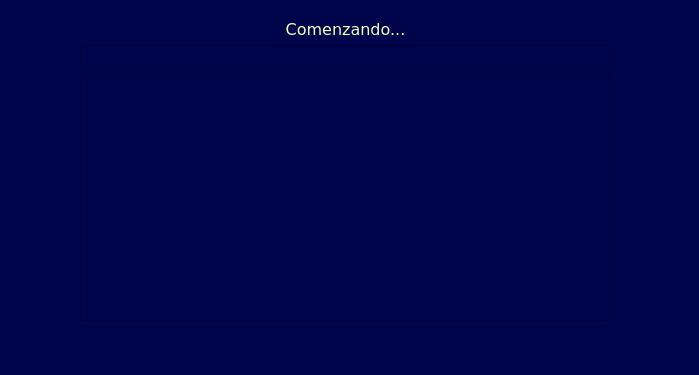
<?xml version="1.0" encoding="UTF-8"?>
<ui version="4.0">
 <class>Dialog</class>
 <widget class="QDialog" name="Dialog">
  <property name="geometry">
   <rect>
    <x>0</x>
    <y>0</y>
    <width>699</width>
    <height>375</height>
   </rect>
  </property>
  <property name="windowTitle">
   <string>Registro de EEG</string>
  </property>
  <property name="styleSheet">
   <string notr="true">background-color: rgb(0, 4, 75);</string>
  </property>
  <widget class="QWidget" name="">
   <property name="geometry">
    <rect>
     <x>80</x>
     <y>20</y>
     <width>531</width>
     <height>331</height>
    </rect>
   </property>
   <layout class="QVBoxLayout" name="verticalLayout">
    <item>
     <widget class="QLabel" name="label_orden">
      <property name="font">
       <font>
        <family>Verdana</family>
        <pointsize>12</pointsize>
       </font>
      </property>
      <property name="styleSheet">
       <string notr="true">color: rgb(240, 255, 188);</string>
      </property>
      <property name="text">
       <string>Comenzando...</string>
      </property>
      <property name="alignment">
       <set>Qt::AlignCenter</set>
      </property>
     </widget>
    </item>
    <item>
     <widget class="QProgressBar" name="progressBar">
      <property name="styleSheet">
       <string notr="true">QProgressBar::chunk{background-color: rgb(255, 170, 0)}</string>
      </property>
      <property name="value">
       <number>0</number>
      </property>
      <property name="textVisible">
       <bool>false</bool>
      </property>
      <property name="format">
       <string/>
      </property>
     </widget>
    </item>
    <item>
     <widget class="PlotWidget" name="graphicsView"/>
    </item>
    <item>
     <widget class="QLabel" name="label_accion">
      <property name="font">
       <font>
        <family>Verdana</family>
        <pointsize>16</pointsize>
        <weight>75</weight>
        <bold>true</bold>
       </font>
      </property>
      <property name="styleSheet">
       <string notr="true">color: rgb(255, 255, 255);</string>
      </property>
      <property name="text">
       <string/>
      </property>
      <property name="alignment">
       <set>Qt::AlignCenter</set>
      </property>
     </widget>
    </item>
   </layout>
  </widget>
 </widget>
 <customwidgets>
  <customwidget>
   <class>PlotWidget</class>
   <extends>QGraphicsView</extends>
   <header>pyqtgraph</header>
  </customwidget>
 </customwidgets>
 <resources/>
 <connections/>
</ui>
